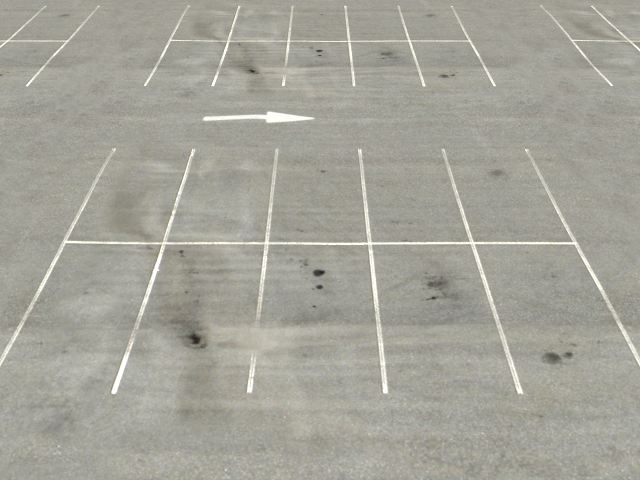
#> input picture lines.png, 640 x 480 px, found by its file name
$ jupyter execute Hough_polaire_trous.ipynb
#> lines starting #> are read from the running program, lines starting #| are printed output that depends on the picture; after the words box and inside, x2 and y2 are one past the last pixel; in counts of white or black regions, pixels touching at a corner belong together
<a href="https://colab.research.google.com/github/moiroudelliott/hough/blob/main/Hough_polaire_trous.ipynb" target="_parent"></a>

[cell 1]
# Les modules :

from google.colab import drive
import sys
import math
import cv2 as cv
import numpy as np
import math as m
from google.colab.patches import cv2_imshow

# Accès au fichiers du drives :

drive.mount('/content/drive')

# Importation de l'image :,

path='/content/drive/My Drive/python/lines.png'
sudoku = cv.imread(path)
#> sudoku is the input picture: shape (480, 640, 3); mean B, G, R 153.2, 163.3, 164.3
cv2_imshow(sudoku)
# Je commence par griser l'image :
gray=cv.cvtColor(sudoku, cv.COLOR_BGR2GRAY)

cv2_imshow(gray)
print("==============================================================")

# Puis j'effectue la détection de contour canny :
canny = cv.Canny(gray, 50, 200, None, 3)
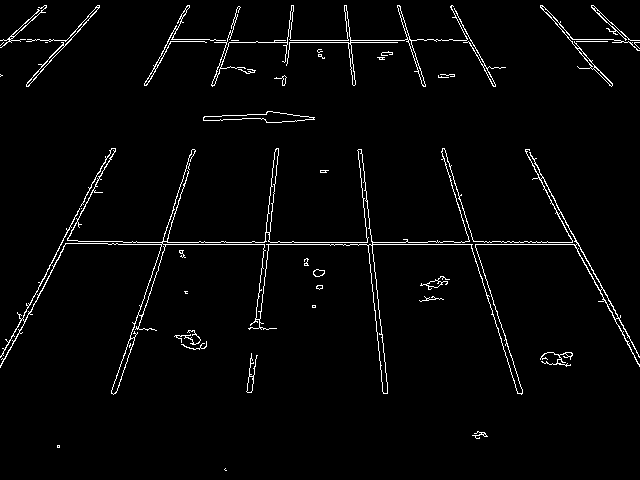
#> canny: shape (480, 640); 2.6% white in thin lines or dots

cv2_imshow(canny)

[cell 2]
def houghLine(image, incr):
  # On récupère la taille de l'image
  haut = len(image)
  larg = len(image[0])
  # On calcule la distance max en utilisant le théorème de pythagore
  dMax = int(m.sqrt(haut ** 2 + larg ** 2))
  # On fait un tableau de 180 radiant entre pi/2 et -pi/2
  thetas = np.deg2rad(np.arange(-90, 90))
  # On crée notre accumulateur qui fera 2 fois distance maximum x 180° (de -90 à 90)
  accumulator = np.zeros((dMax * 2, len(thetas)), dtype=np.uint8)

  # On boucle ensuite dans tous les pixels de l'image
  for y in range(haut):
      for x in range(larg):
        # Quand on trouve un pixel foncé on continue
        if image[y][x] == 255:
          # On boucle dans les x de l'accumulateur
          for o in range(len(thetas)):
            # On calcule le rayon r avec la formule r = x*cos(o)+y*sin(o)
            r = x * m.cos(thetas[o]) + y * m.sin(thetas[o])
            # Ensuite nous incrémentons l'accumulateur avec incr
            accumulator[int(r) + dMax, o] += incr
  return accumulator

def proche(co1, co2, acc):
  res = False
  haut = len(acc)
  distx = abs(co1[0]-co2[0])
  disty = abs(co1[1]-co2[1])
  if distx + disty < 12:
    res = True
  return res

def coordonneesMax(img, n):

  # On définis comme mémoire d'origine un tableau de n point (0, 0).
  res=[(0, 0)]*n
  min = 0
  # Puis nous allons boucler sur tous les pixels de l'image.
  for y in range(len(img)):
    for x in range(len(img[0])):
      # on définis le minimum à l'indice 0
      # On boucle sur la taille longueur du tableau -1
      # Si le point aux indices est plus clair que celui qu'on avais dans res à l'indice min, on le remplace.

      if img[y][x] > img[res[min][1]][res[min][0]]:
        val = True
        for i in range(len(res)):

          if proche(res[i], (x, y), img):
            val = False
            if img[res[i][1]][res[i][0]]<img[y][x]:
              res[i]=(x, y)

        if val:
          res[min] = (x, y)

        for i in range(len(res)):
          # On compare le point stocker dans res à l'indice minimum avec le point dans res à l'indice i + 1
          if img[res[min][1]][res[min][0]] > img[res[i][1]][res[i][0]]:
            # On met à jour l'indice min
            min = i


  return res

def co_segments(tabCo, img, canny, acc):
  # On récupère la taille de l'image
  haut = len(img)
  larg = len(img[1])

  cannyBlur = cv.blur(canny, [10, 10])
  cv2_imshow(cannyBlur)

  # On en sort les thetas en repassant les degrés en radiants et les rayons
  co_pol = []
  res = []
  for co in tabCo:
    theta = np.deg2rad(co[0] - 90)
    r = co[1] - int(m.sqrt(haut ** 2 + larg ** 2))
    co_pol.append((theta, r))
  for _ in range(len(co_pol)):
    res.append([])

  for co in range(len(co_pol)):
    y_min = int(co_pol[co][1] / (m.sin(co_pol[co][0])+0.001))
    y_max = int((( - m.cos(co_pol[co][0])) / (m.sin(co_pol[co][0]) + 0.001)) * larg + co_pol[co][1] / (m.sin(co_pol[co][0])+0.001))
    coeff = (y_min - y_max)/(0-larg)

    coul = True

    if coeff > 1 or coeff < -1:
      if coeff >= 0:
        res[co].append([0, y_min])
      else :
        res[co].append([larg, y_max])

      for y in range(0, haut, 1):

        x = int((y - (co_pol[co][1] / (m.sin(co_pol[co][0])+0.001)))/(( - m.cos(co_pol[co][0])) / (m.sin(co_pol[co][0])+0.001)))
        if x < larg and x > 0:
          coul2 = cannyBlur[y][x] > 0
          if coul != coul2:
            coul = coul2
            res[co].append([int((y - (co_pol[co][1] / (m.sin(co_pol[co][0])+0.001)))/(( - m.cos(co_pol[co][0])) / (m.sin(co_pol[co][0])+0.001))), y])

      if len(res[co])%2==1:
        if coeff >= 0:
          res[co].append([larg, y_max])
        else :
          res[co].append([0, y_min])
    else:
      res[co].append([0, y_min])
      for x in range(0, larg, 1):
        y = int((( - m.cos(co_pol[co][0])) / (m.sin(co_pol[co][0])+0.001)) * x + co_pol[co][1] / (m.sin(co_pol[co][0])+0.001))
        if y < haut and y > 0:
          coul2 = cannyBlur[y][x] > 0
          if coul != coul2:
            coul = coul2
            res[co].append([x, int((( - m.cos(co_pol[co][0])) / (m.sin(co_pol[co][0])+0.001)) * (x) + co_pol[co][1] / (m.sin(co_pol[co][0])+0.001))])
      if len(res[co])%2 == 1:
          res[co].append([larg, y_max])
    print(res[co])
  return res


cv2_imshow(sudoku)

acc = houghLine(canny, 1)
#> in houghLine, `haut = len(image)`: haut = 480
#> in houghLine, `larg = len(image[0])`: larg = 640
#> in houghLine, `dMax = int(m.sqrt(haut ** 2 + larg ** 2))`: dMax = 800
#> after the loop in houghLine, `for y in range(haut):`:
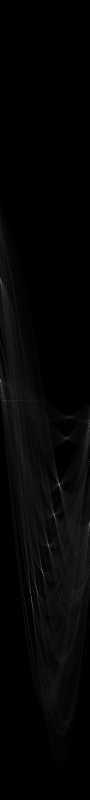
#> accumulator: shape (1600, 180) (shown at 1/2 size); min 0, max 248, mean 5
cv2_imshow(acc)

# On récupère les coordonnées des pixels les plus clair de l'accumulateur
c_max = coordonneesMax(acc, 10)
#> after the loop in coordonneesMax, `for y in range(len(img)):`: min = 0; res = [(179, 1048), (96, 1091), (179, 846), (108, 1028), (72, 1175), (0, 761), (62, 1192), (117, 968), (1, 562), (84, 1144)]; val = False
#> c_max has the same summary as res in coordonneesMax

# On trace des lignes sur les coordonnées trouvées

tab_y = co_segments(c_max, sudoku, canny, acc)
#> in co_segments, `haut = len(img)`: haut = 480
#> in co_segments, `larg = len(img[1])`: larg = 640
#> in co_segments, `cannyBlur = cv.blur(canny, [10, 10])`:
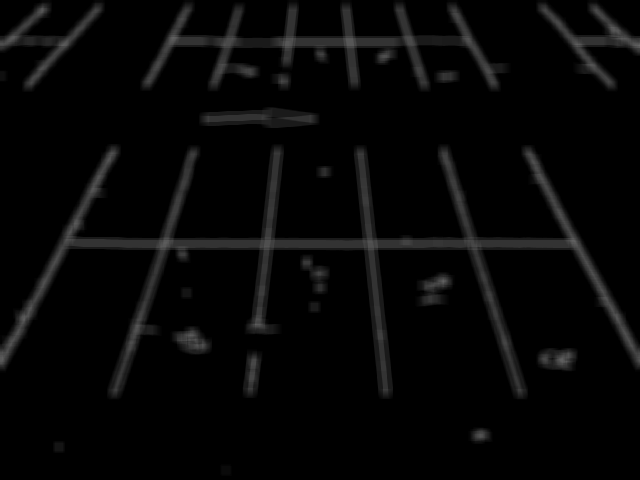
#> cannyBlur: shape (480, 640); min 0, max 102, mean 6.6
#> the loop in co_segments, `for co in tabCo:` made 10 passes
#> (co, theta, r) on passes 1 to 10: ((179, 1048), 1.55, 248), ((96, 1091), 0.105, 291), ((179, 846), 1.55, 46), ((108, 1028), 0.314, 228), ((72, 1175), -0.314, 375), ((0, 761), -1.57, -39), ((62, 1192), -0.489, 392), ((117, 968), 0.471, 168), ((1, 562), -1.55, -238), ((84, 1144), -0.105, 344)
#> after the loop in co_segments, `for co in tabCo:`: co_pol = [(1.55, 248), (0.105, 291), (1.55, 46), (0.314, 228), (-0.314, 375), (-1.57, -39), (-0.489, 392), (0.471, 168), (-1.55, -238), (-0.105, 344)]
#> the loop in co_segments, `for _ in range(len(co_pol)):` made 10 passes
#> after the loop in co_segments, `for _ in range(len(co_pol)):`: res = [[], [], [], [], [], [], [], [], [], []]
#> the loop in co_segments, `for co in range(len(co_pol)):` made 10 passes
#> (y_min, y_max, coeff) on passes 1 to 10: (247, 236, -0.0172), (2757, -3273, -9.42), (45, 34, -0.0172), (735, -1227, -3.07), (-1217, 758, 3.09), (39, 39, 0), (-836, 369, 1.88), (369, -884, -1.96), (238, 249, 0.0172), (-3322, 2825, 9.6)
#| [[0, 247], [0, 247], [53, 246], [562, 237], [563, 237], [582, 237]]
#| [[640, -3273], [282, 91], [281, 108], [279, 128], [277, 144], [257, 335], [255, 349], [250, 398]]
#| [[0, 45], [77, 44], [160, 43], [477, 37], [558, 36], [634, 34]]
#| [[640, -1227], [239, 0], [239, 2], [209, 92], [203, 112], [198, 125], [192, 145], [109, 400]]
#| [[0, -1217], [424, 92], [440, 144], [523, 400]]
#| [[0, 39], [81, 39], [163, 39], [478, 39], [561, 39], [640, 39]]
#| [[0, -836], [443, 0], [446, 4], [492, 92], [521, 146], [640, 369]]
#| [[640, -884], [142, 91], [115, 144], [0, 369]]
#> (further printed lines are left out)
#> tab_y = 10 items

img = np.copy(sudoku)

for droite in tab_y:
  for seg in range(0, len(droite), 2):
    cv.line(img, droite[seg], droite[seg+1], (0, 0, 255), 3)
#> this loop made 10 passes
#> droite on passes 5, 8, 9, 10: [[0, -1217], [424, 92], [440, 144], [523, 400]], [[640, -884], [142, 91], [115, 144], [0, 369]], [[0, 238], [0, 238], [57, 239], [589, 248]], [[0, -3322], [355, 91], [360, 145], [387, 399]]
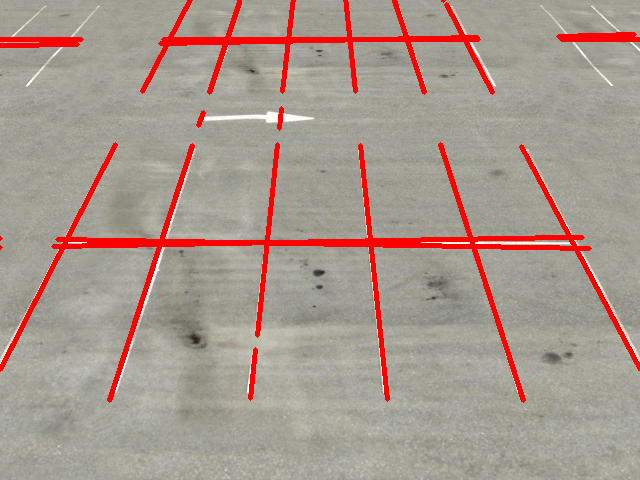
#> img: shape (480, 640, 3); 6.13% of pixels changed, all inside (x1, y1, x2, y2) = (0, 0, 640, 403)

cv2_imshow(img)
